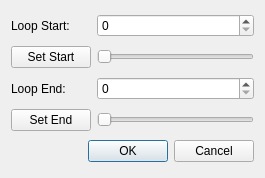
<?xml version="1.0" encoding="UTF-8"?>
<ui version="4.0">
 <class>Loop</class>
 <widget class="QDialog" name="Loop">
  <property name="geometry">
   <rect>
    <x>0</x>
    <y>0</y>
    <width>265</width>
    <height>178</height>
   </rect>
  </property>
  <property name="windowTitle">
   <string>Edit Loop</string>
  </property>
  <layout class="QGridLayout" name="gridLayout">
   <item row="0" column="0">
    <widget class="QLabel" name="label">
     <property name="sizePolicy">
      <sizepolicy hsizetype="Preferred" vsizetype="Preferred">
       <horstretch>0</horstretch>
       <verstretch>0</verstretch>
      </sizepolicy>
     </property>
     <property name="text">
      <string>Loop Start:</string>
     </property>
    </widget>
   </item>
   <item row="0" column="1">
    <widget class="QSpinBox" name="spinBox_start">
     <property name="sizePolicy">
      <sizepolicy hsizetype="Preferred" vsizetype="Fixed">
       <horstretch>0</horstretch>
       <verstretch>0</verstretch>
      </sizepolicy>
     </property>
     <property name="singleStep">
      <number>10</number>
     </property>
    </widget>
   </item>
   <item row="1" column="0">
    <widget class="QPushButton" name="pushButton_start">
     <property name="sizePolicy">
      <sizepolicy hsizetype="Preferred" vsizetype="Fixed">
       <horstretch>0</horstretch>
       <verstretch>0</verstretch>
      </sizepolicy>
     </property>
     <property name="text">
      <string>Set Start</string>
     </property>
    </widget>
   </item>
   <item row="1" column="1">
    <widget class="QSlider" name="horizontalSlider_start">
     <property name="orientation">
      <enum>Qt::Horizontal</enum>
     </property>
    </widget>
   </item>
   <item row="2" column="0">
    <widget class="QLabel" name="label_2">
     <property name="sizePolicy">
      <sizepolicy hsizetype="Preferred" vsizetype="Preferred">
       <horstretch>0</horstretch>
       <verstretch>0</verstretch>
      </sizepolicy>
     </property>
     <property name="text">
      <string>Loop End:</string>
     </property>
    </widget>
   </item>
   <item row="2" column="1">
    <widget class="QSpinBox" name="spinBox_end">
     <property name="sizePolicy">
      <sizepolicy hsizetype="Preferred" vsizetype="Fixed">
       <horstretch>0</horstretch>
       <verstretch>0</verstretch>
      </sizepolicy>
     </property>
     <property name="singleStep">
      <number>10</number>
     </property>
    </widget>
   </item>
   <item row="3" column="0">
    <widget class="QPushButton" name="pushButton_end">
     <property name="sizePolicy">
      <sizepolicy hsizetype="Preferred" vsizetype="Fixed">
       <horstretch>0</horstretch>
       <verstretch>0</verstretch>
      </sizepolicy>
     </property>
     <property name="text">
      <string>Set End</string>
     </property>
    </widget>
   </item>
   <item row="3" column="1">
    <widget class="QSlider" name="horizontalSlider_end">
     <property name="orientation">
      <enum>Qt::Horizontal</enum>
     </property>
    </widget>
   </item>
   <item row="4" column="0" colspan="2">
    <widget class="QDialogButtonBox" name="buttonBox">
     <property name="orientation">
      <enum>Qt::Horizontal</enum>
     </property>
     <property name="standardButtons">
      <set>QDialogButtonBox::Cancel|QDialogButtonBox::Ok</set>
     </property>
    </widget>
   </item>
  </layout>
 </widget>
 <resources/>
 <connections>
  <connection>
   <sender>buttonBox</sender>
   <signal>accepted()</signal>
   <receiver>Loop</receiver>
   <slot>accept()</slot>
   <hints>
    <hint type="sourcelabel">
     <x>248</x>
     <y>254</y>
    </hint>
    <hint type="destinationlabel">
     <x>157</x>
     <y>274</y>
    </hint>
   </hints>
  </connection>
  <connection>
   <sender>buttonBox</sender>
   <signal>rejected()</signal>
   <receiver>Loop</receiver>
   <slot>reject()</slot>
   <hints>
    <hint type="sourcelabel">
     <x>316</x>
     <y>260</y>
    </hint>
    <hint type="destinationlabel">
     <x>286</x>
     <y>274</y>
    </hint>
   </hints>
  </connection>
 </connections>
</ui>
